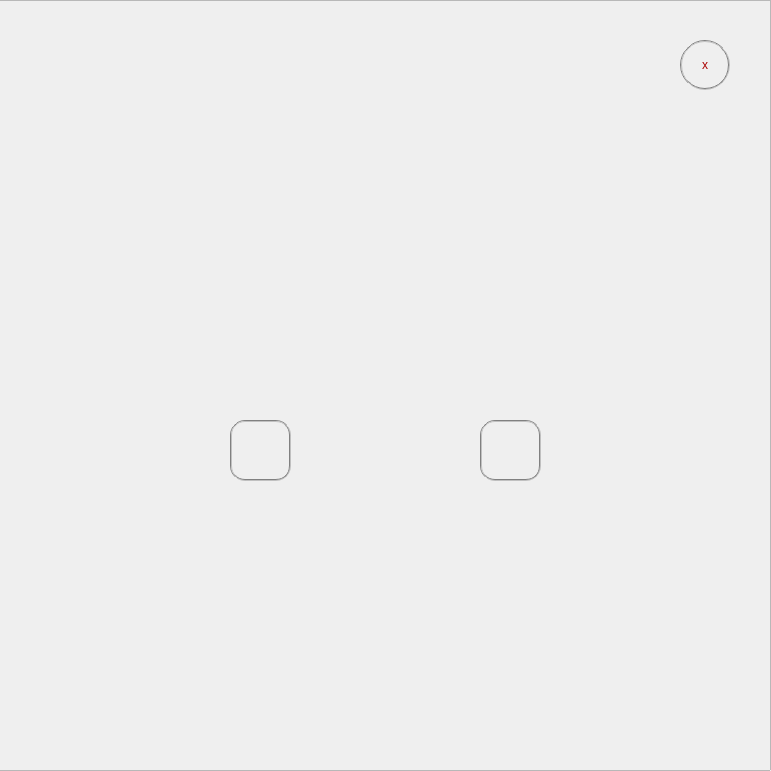
<?xml version="1.0" encoding="UTF-8"?>
<ui version="4.0">
 <class>Dialog</class>
 <widget class="QDialog" name="Dialog">
  <property name="geometry">
   <rect>
    <x>0</x>
    <y>0</y>
    <width>771</width>
    <height>771</height>
   </rect>
  </property>
  <property name="windowTitle">
   <string>Dialog</string>
  </property>
  <widget class="QFrame" name="frame">
   <property name="geometry">
    <rect>
     <x>-90</x>
     <y>0</y>
     <width>861</width>
     <height>771</height>
    </rect>
   </property>
   <property name="styleSheet">
    <string notr="true">background-image: url(:/image/mmenu32-h1.png);</string>
   </property>
   <property name="frameShape">
    <enum>QFrame::StyledPanel</enum>
   </property>
   <property name="frameShadow">
    <enum>QFrame::Raised</enum>
   </property>
   <widget class="QPushButton" name="pushButton_3">
    <property name="geometry">
     <rect>
      <x>770</x>
      <y>40</y>
      <width>50</width>
      <height>50</height>
     </rect>
    </property>
    <property name="styleSheet">
     <string notr="true">font: 57 28pt &quot;Hobo Std&quot;;
color: rgb(170, 0, 0);
border:2px groove gray;
border-radius:25px;
padding:2px 4px;</string>
    </property>
    <property name="text">
     <string>x</string>
    </property>
   </widget>
   <widget class="QPushButton" name="pushButton">
    <property name="geometry">
     <rect>
      <x>320</x>
      <y>420</y>
      <width>61</width>
      <height>61</height>
     </rect>
    </property>
    <property name="styleSheet">
     <string notr="true">font: 57 28pt &quot;Hobo Std&quot;;
background-image: url(:/image/level_button_1.png);
border:2px groove gray;
border-radius:15px;
padding:2px 4px;</string>
    </property>
    <property name="text">
     <string/>
    </property>
   </widget>
   <widget class="QPushButton" name="pushButton_2">
    <property name="geometry">
     <rect>
      <x>570</x>
      <y>420</y>
      <width>61</width>
      <height>61</height>
     </rect>
    </property>
    <property name="styleSheet">
     <string notr="true">background-image: url(:/image/level_button_2.png);
font: 57 28pt &quot;Hobo Std&quot;;
border:2px groove gray;
border-radius:15px;
padding:2px 4px;</string>
    </property>
    <property name="text">
     <string/>
    </property>
   </widget>
  </widget>
 </widget>
 <resources/>
 <connections/>
</ui>
